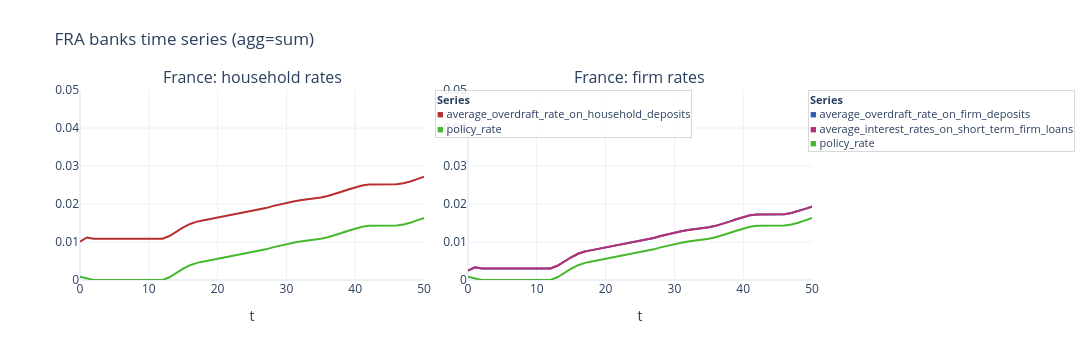

This figure's notebook cell:
### Code cell
fig = plot_agent_timeseries(
    model,
    "FRA",
    "banks",
    [
        ["average_overdraft_rate_on_household_deposits", "central_bank.policy_rate"],
        [
            "average_overdraft_rate_on_firm_deposits",
            "average_interest_rates_on_short_term_firm_loans",
            "central_bank.policy_rate",
        ],
    ],
    panel_titles=["France: household rates", "France: firm rates"],
    no_cols=2,
    **FIG_SIZE_WIDE,
    show_legend=True,
    show=False,
)

fig.update_yaxes(range=[0, 0.05])
fig.show()

### Figure 1 — Plotly figure (JSON) as saved in the notebook; plotly's stock layout.template omitted (floating-point values rounded to 4 significant figures)
{"data": [{"line": {"color": "hsl(0, 60%, 45%)", "width": 2}, "mode": "lines", "name": "average_overdraft_rate_on_household_deposits", "showlegend": false, "type": "scatter", "x": [0, 1, 2, 3, 4, 5, 6, 7, 8, 9, 10, 11, 12, 13, 14, 15, 16, 17, 18, 19, 20, 21, 22, 23, 24, 25, 26, 27, 28, 29, 30, 31, 32, 33, 34, 35, 36, 37, 38, 39, 40, 41, 42, 43, 44, 45, 46, 47, 48, 49, 50], "xaxis": "x", "y": [0.01007, 0.01119, 0.01086, 0.01086, 0.01086, 0.01086, 0.01086, 0.01086, 0.01086, 0.01086, 0.01086, 0.01086, 0.01087, 0.01159, 0.01282, 0.01383, 0.01475, 0.01536, 0.0157, 0.01607, 0.01631, 0.01673, 0.0171, 0.01753, 0.01786, 0.01814, 0.01852, 0.01892, 0.01944, 0.01991, 0.02034, 0.02067, 0.02099, 0.02122, 0.02143, 0.02172, 0.0221, 0.0226, 0.02321, 0.02383, 0.0244, 0.02488, 0.02511, 0.02512, 0.02517, 0.02508, 0.02518, 0.02549, 0.02592, 0.02656, 0.02716], "yaxis": "y"}, {"line": {"color": "hsl(110, 60%, 45%)", "width": 2}, "mode": "lines", "name": "policy_rate", "showlegend": false, "type": "scatter", "x": [0, 1, 2, 3, 4, 5, 6, 7, 8, 9, 10, 11, 12, 13, 14, 15, 16, 17, 18, 19, 20, 21, 22, 23, 24, 25, 26, 27, 28, 29, 30, 31, 32, 33, 34, 35, 36, 37, 38, 39, 40, 41, 42, 43, 44, 45, 46, 47, 48, 49, 50], "xaxis": "x", "y": [0.0008333, 0.0003393, 0, 0, 0, 0, 0, 0, 0, 0, 0, 0, 9.902e-06, 0.00073, 0.001967, 0.002976, 0.00389, 0.004502, 0.00485, 0.005217, 0.005456, 0.005872, 0.006244, 0.006671, 0.007009, 0.007282, 0.007665, 0.008066, 0.00859, 0.009052, 0.009485, 0.009819, 0.01014, 0.01037, 0.01057, 0.01086, 0.01124, 0.01175, 0.01235, 0.01298, 0.01355, 0.01402, 0.01425, 0.01426, 0.01431, 0.01422, 0.01432, 0.01463, 0.01506, 0.0157, 0.01631], "yaxis": "y"}, {"line": {"color": "hsl(220, 60%, 45%)", "width": 2}, "mode": "lines", "name": "average_overdraft_rate_on_firm_deposits", "showlegend": false, "type": "scatter", "x": [0, 1, 2, 3, 4, 5, 6, 7, 8, 9, 10, 11, 12, 13, 14, 15, 16, 17, 18, 19, 20, 21, 22, 23, 24, 25, 26, 27, 28, 29, 30, 31, 32, 33, 34, 35, 36, 37, 38, 39, 40, 41, 42, 43, 44, 45, 46, 47, 48, 49, 50], "xaxis": "x2", "y": [0.002456, 0.003349, 0.00301, 0.00301, 0.00301, 0.00301, 0.00301, 0.00301, 0.00301, 0.00301, 0.00301, 0.00301, 0.00302, 0.00374, 0.004977, 0.005986, 0.0069, 0.007513, 0.00786, 0.008227, 0.008466, 0.008882, 0.009254, 0.009681, 0.01002, 0.01029, 0.01068, 0.01108, 0.0116, 0.01206, 0.0125, 0.01283, 0.01315, 0.01338, 0.01358, 0.01387, 0.01425, 0.01476, 0.01536, 0.01599, 0.01656, 0.01703, 0.01726, 0.01727, 0.01732, 0.01723, 0.01733, 0.01764, 0.01807, 0.01871, 0.01932], "yaxis": "y2"}, {"line": {"color": "hsl(330, 60%, 45%)", "width": 2}, "mode": "lines", "name": "average_interest_rates_on_short_term_firm_loans", "showlegend": false, "type": "scatter", "x": [0, 1, 2, 3, 4, 5, 6, 7, 8, 9, 10, 11, 12, 13, 14, 15, 16, 17, 18, 19, 20, 21, 22, 23, 24, 25, 26, 27, 28, 29, 30, 31, 32, 33, 34, 35, 36, 37, 38, 39, 40, 41, 42, 43, 44, 45, 46, 47, 48, 49, 50], "xaxis": "x2", "y": [0.002456, 0.003349, 0.00301, 0.00301, 0.00301, 0.00301, 0.00301, 0.00301, 0.00301, 0.00301, 0.00301, 0.00301, 0.00302, 0.00374, 0.004977, 0.005986, 0.0069, 0.007513, 0.00786, 0.008227, 0.008466, 0.008882, 0.009254, 0.009681, 0.01002, 0.01029, 0.01068, 0.01108, 0.0116, 0.01206, 0.0125, 0.01283, 0.01315, 0.01338, 0.01358, 0.01387, 0.01425, 0.01476, 0.01536, 0.01599, 0.01656, 0.01703, 0.01726, 0.01727, 0.01732, 0.01723, 0.01733, 0.01764, 0.01807, 0.01871, 0.01932], "yaxis": "y2"}, {"line": {"color": "hsl(110, 60%, 45%)", "width": 2}, "mode": "lines", "name": "policy_rate", "showlegend": false, "type": "scatter", "x": [0, 1, 2, 3, 4, 5, 6, 7, 8, 9, 10, 11, 12, 13, 14, 15, 16, 17, 18, 19, 20, 21, 22, 23, 24, 25, 26, 27, 28, 29, 30, 31, 32, 33, 34, 35, 36, 37, 38, 39, 40, 41, 42, 43, 44, 45, 46, 47, 48, 49, 50], "xaxis": "x2", "y": [0.0008333, 0.0003393, 0, 0, 0, 0, 0, 0, 0, 0, 0, 0, 9.902e-06, 0.00073, 0.001967, 0.002976, 0.00389, 0.004502, 0.00485, 0.005217, 0.005456, 0.005872, 0.006244, 0.006671, 0.007009, 0.007282, 0.007665, 0.008066, 0.00859, 0.009052, 0.009485, 0.009819, 0.01014, 0.01037, 0.01057, 0.01086, 0.01124, 0.01175, 0.01235, 0.01298, 0.01355, 0.01402, 0.01425, 0.01426, 0.01431, 0.01422, 0.01432, 0.01463, 0.01506, 0.0157, 0.01631], "yaxis": "y2"}], "layout": {"annotations": [{"font": {"size": 16}, "showarrow": false, "text": "France: household rates", "x": 0.235, "xanchor": "center", "xref": "paper", "y": 1, "yanchor": "bottom", "yref": "paper"}, {"font": {"size": 16}, "showarrow": false, "text": "France: firm rates", "x": 0.765, "xanchor": "center", "xref": "paper", "y": 1, "yanchor": "bottom", "yref": "paper"}, {"align": "left", "bgcolor": "rgba(255,255,255,0.85)", "bordercolor": "rgba(0,0,0,0.15)", "borderwidth": 1, "font": {"size": 11}, "showarrow": false, "text": "<b>Series</b><br><span style=\"color:hsl(0, 60%, 45%);\">■</span> average_overdraft_rate_on_household_deposits<br><span style=\"color:hsl(110, 60%, 45%);\">■</span> policy_rate", "x": 0.485, "xanchor": "left", "xref": "paper", "y": 1, "yanchor": "top", "yref": "paper"}, {"align": "left", "bgcolor": "rgba(255,255,255,0.85)", "bordercolor": "rgba(0,0,0,0.15)", "borderwidth": 1, "font": {"size": 11}, "showarrow": false, "text": "<b>Series</b><br><span style=\"color:hsl(220, 60%, 45%);\">■</span> average_overdraft_rate_on_firm_deposits<br><span style=\"color:hsl(330, 60%, 45%);\">■</span> average_interest_rates_on_short_term_firm_loans<br><span style=\"color:hsl(110, 60%, 45%);\">■</span> policy_rate", "x": 0.995, "xanchor": "left", "xref": "paper", "y": 1, "yanchor": "top", "yref": "paper"}], "height": 360, "hovermode": "x unified", "legend": {}, "margin": {"r": 280, "t": 90}, "title": {"text": "FRA banks time series (agg=sum)"}, "width": 1200, "xaxis": {"anchor": "y", "domain": [0, 0.47], "title": {"text": "t"}}, "xaxis2": {"anchor": "y2", "domain": [0.53, 1], "title": {"text": "t"}}, "yaxis": {"anchor": "x", "domain": [0, 1], "range": [0, 0.05]}, "yaxis2": {"anchor": "x2", "domain": [0, 1], "range": [0, 0.05]}}}
